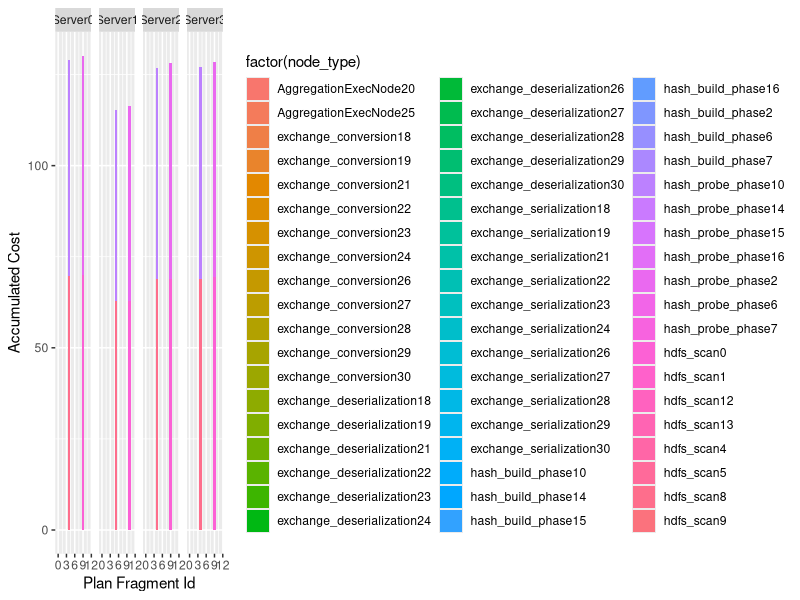

The R source for this figure:
library(ggplot2)
library(sqldf)

getdata <- function(){
	#agg
	agg_set <- read.csv("./output/aggregation_node.csv",header = TRUE)
	subagg_set <- sqldf("select query_name ,ImpalaServer, PlanFragmentExecutor as plan_fragment,'AggregationExecNode' || AggregationExecNode as node_type ,build_phase_time_elapsed as time_elapsed from agg_set")
	#exchange_receiver_conversion
	exchange_conversion_set <- read.csv("./output/exchange_node_receiver.csv",header = TRUE)
	subexchange_conversion_set <- sqldf(paste("select query_name ,ImpalaServer, PlanFragmentExecutor as  plan_fragment,'exchange_conversion'||ExchangeExecNode as node_type ,time_elapsed from exchange_conversion_set where stage = '","conversion","'",sep = ""))
	#exchange_receiver_deserialization
	exchange_deserialization_set <- read.csv("./output/exchange_node_receiver.csv",header = TRUE)
	subexchange_deserialization_set <- sqldf(paste("select query_name ,ImpalaServer, PlanFragmentExecutor as plan_fragment,'exchange_deserialization'||ExchangeExecNode as node_type ,time_elapsed from exchange_deserialization_set where stage = '","deserialization","'",sep = ""))
	#exchange_serialzation
	exchange_serialization_set <- read.csv("./output/exchange_node_sender.csv",header = TRUE)
	subexchange_serialization_set <- sqldf("select query_name ,ImpalaServer, PlanFragmentExecutor as plan_fragment,'exchange_serialization'||ExchangeExecNode as node_type ,time_elapsed from exchange_serialization_set")
	#hash_join_build
	hash_build_set <- read.csv("./output/hash_join_node.csv",header = TRUE)
	subhash_build_set <- sqldf("select query_name ,ImpalaServer, PlanFragmentExecutor as plan_fragment,'hash_build_phase'||HashJoinExecNode as node_type ,build_phase_time_elapsed as time_elapsed from hash_build_set")
	#hash_join_probe
	hash_probe_set <- read.csv("./output/hash_join_node.csv",header = TRUE)
	subhash_probe_set <- sqldf("select query_name ,ImpalaServer, PlanFragmentExecutor as plan_fragment,'hash_probe_phase'||HashJoinExecNode as node_type ,probe_phase_time_elapsed as time_elapsed from hash_probe_set")
	#hdfs_scan
	hdfs_scan_set <- read.csv("./output/hdfs_scan_node.csv",header = TRUE)
	subhdfs_scan_set <- sqldf("select query_name ,ImpalaServer, PlanFragmentExecutor as plan_fragment,'hdfs_scan'||HdfsScanExecNode as node_type , time_elapsed from hdfs_scan_set")
	
	
	dataset <- rbind(subagg_set,subexchange_conversion_set,subexchange_deserialization_set,subexchange_serialization_set,subhash_build_set,subhash_probe_set,subhdfs_scan_set)
	return (dataset)
}
addtheme <- function(pic){
	return (pic )
}

draw_OnePicAllServer <- function(){
	dataset <- getdata()
	query_name_set <- sqldf("select distinct query_name from dataset")
	for(query_name in query_name_set$query_name) {
		#serverList_set <- sqldf(paste("select distinct ImpalaServer from dataset where query_name = '",query_name,"'",sep = ""))
		#for(impalaserver in serverList_set$ImpalaServer){
			png(paste(query_name,".png",sep=""),width=1680,heigh=10500)
			subset <- dataset[which(dataset$query_name == query_name),]
			pic <- ggplot(subset,aes(x = plan_fragment , y = time_elapsed ,fill = factor(node_type)))+ 
					geom_bar(stat="identity",position = "stack" ) + 
					facet_wrap(~ImpalaServer,ncol = 4) +
					ylab("Accumulated Cost") + xlab("Plan Fragment Id") 
			print(addtheme(pic))
			dev.off()
	#	}
	}
}

draw_OnePicOneServer <- function(){
	dataset <- getdata()
	query_name_set <- sqldf("select distinct query_name from dataset")
	for(query_name in query_name_set$query_name) {
		serverList_set <- sqldf(paste("select distinct ImpalaServer from dataset where query_name = '",query_name,"'",sep = ""))
		for(impalaserver in serverList_set$ImpalaServer){
			png(paste(query_name,"_",impalaserver,".png",sep=""),width=864,heigh=179)
			subset <- dataset[which(dataset$query_name == query_name &
									dataset$ImpalaServer == impalaserver),]
			pic <- ggplot(subset,aes(x = plan_fragment , y = time_elapsed ,fill = factor(node_type)))+ 
					geom_bar(stat="identity",position = "stack" ) + 
					xlab("Plan Fragment Executer Id") + ylab("Accumulated Cost") + 
					coord_flip() 
			print(addtheme(pic) 
				+ theme(legend.position = "no" ))
			dev.off()
		}
	}
}

draw_OnePicAllServer()
